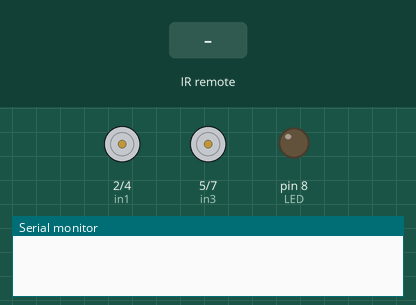
Simulated run of this sketch. Board: Arduino Uno, built with avr-gcc and run on an emulated ATmega328P. On the bench: motor-driver pin pairs drawn as motors (green arrow = first pin HIGH = forward, orange = second pin HIGH = backward, longer = more drive, scaled by the enable pin), output pins drawn as LEDs (lit = HIGH), the last lines printed to the serial monitor. The test bench sets the inputs (shaded band).

Above: at 1.2 s.
1.3 s: infrared code 0xF7906F received
At 2.2 s:
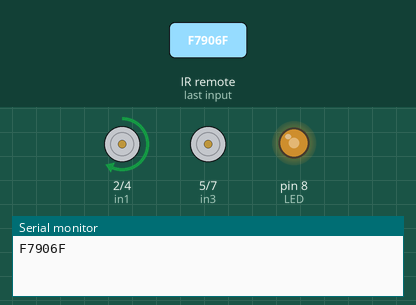
2.8 s: infrared code 0xF7A857 received
At 4.0 s:
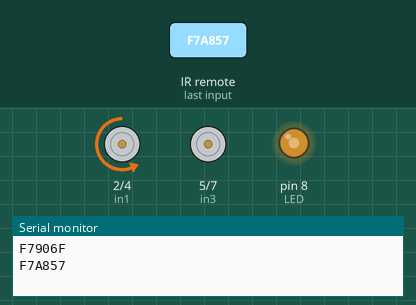
4.3 s: infrared code 0xF730CF received
At 5.5 s:
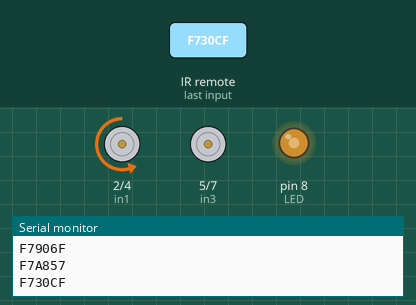
5.8 s: infrared code 0xF7B04F received
At 6.4 s:
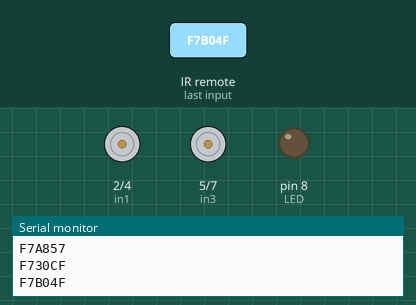
7.3 s: infrared code 0xF7708F received
At 8.0 s:
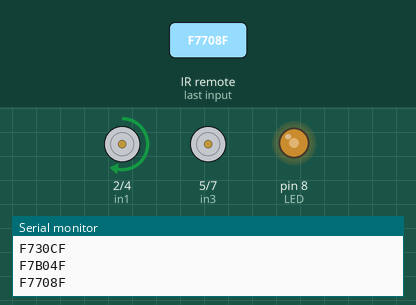
8.8 s: infrared code 0xF7906F received
At 9.8 s:
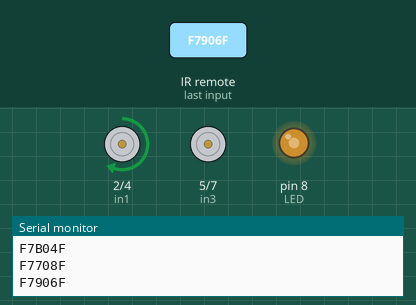
Timing chart, 0 to 11.3 s (numbered marks = the images above; inputs shaded):
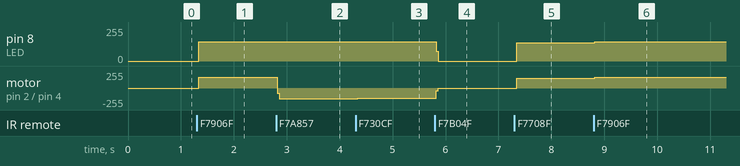

The sketch:

car_arduino_ir_controlled.ino
```cpp
#include<IRremote.h>

int recv_pin = 9;
IRrecv irrecv(recv_pin);
decode_results results;


int enA = 3;
int enB = 6;
int in1 = 2;
int in2 = 4;
int in3 = 5;
int in4 = 7;

int LED = 8;

int state1 = 1;
int state2 = 1;

void setup() {
  // put your setup code here, to run once:
  Serial.begin(9600);
  irrecv.enableIRIn();
  pinMode(enA, OUTPUT);
  pinMode(enB, OUTPUT);
  pinMode(in1, OUTPUT);
  pinMode(in2, OUTPUT);
  pinMode(in3, OUTPUT);
  pinMode(in4, OUTPUT);
  pinMode(LED, OUTPUT);

}

void loop() {
  // put your main code here, to run repeatedly:
  if(irrecv.decode(&results)) {
    Serial.println(results.value, HEX);
    irrecv.resume();
  }

  digitalWrite(LED, LOW);
  digitalWrite(in1, LOW); // stop for 5 s
  digitalWrite(in2, LOW);
  digitalWrite(in3, LOW);
  digitalWrite(in4, LOW);
  digitalWrite(enA, 0);
  digitalWrite(enA, 0);
  if (results.value == 0xF7906F){
    // forward
  digitalWrite(in1, HIGH);
  digitalWrite(in2, LOW);
  digitalWrite(in3, LOW);
  digitalWrite(in4, HIGH);
  digitalWrite(enA, 50);
  digitalWrite(enA, 50);
  digitalWrite(LED, HIGH);
  }

  if (results.value == 0xF7A857){
    // backward
  digitalWrite(in1, LOW);
  digitalWrite(in2, HIGH);
  digitalWrite(in3, HIGH);
  digitalWrite(in4, LOW);
  digitalWrite(enA, 50);
  digitalWrite(enA, 50);
  digitalWrite(LED, HIGH);
  }

    if (results.value == 0xF7B04F){
    // stop
  digitalWrite(in1, LOW); // stop for 5 s
  digitalWrite(in2, LOW);
  digitalWrite(in3, LOW);
  digitalWrite(in4, LOW);
  digitalWrite(enA, 0);
  digitalWrite(enA, 0);
  digitalWrite(LED, LOW);
  }

  if (results.value == 0xF730CF){
    // left
  digitalWrite(in1, LOW);
  digitalWrite(in2, HIGH);
  digitalWrite(in3, LOW);
  digitalWrite(in4, HIGH);
  digitalWrite(enA, 50);
  digitalWrite(enA, 50);
  digitalWrite(LED, HIGH);
  }

  if (results.value == 0xF7708F){
    // right
  digitalWrite(in1, HIGH);
  digitalWrite(in2, LOW);
  digitalWrite(in3, HIGH);
  digitalWrite(in4, LOW);
  digitalWrite(enA, 50);
  digitalWrite(enA, 50);
  digitalWrite(LED, HIGH);
  }

}
```

Measured:
- after the input at 1.3 s, pin 8 (LED): 0/255 → 145/255 at once; motor on pin 2 (in1) / pin 4 (in2): stopped → forward 161/255 at once
- after the input at 2.8 s, motor on pin 2 (in1) / pin 4 (in2): forward 161/255 → backward 161/255 at once
- after the input at 4.3 s, motor on pin 2 (in1) / pin 4 (in2): backward 161/255 → backward 156/255 at once
- after the input at 5.8 s, pin 8 (LED): 145/255 → 0/255 at once; motor on pin 2 (in1) / pin 4 (in2): backward 156/255 → stopped at once
- after the input at 7.3 s, pin 8 (LED): 0/255 → 138/255 at once; motor on pin 2 (in1) / pin 4 (in2): stopped → forward 149/255 at once
- after the input at 8.8 s, pin 8 (LED): 138/255 → 144/255 at once; motor on pin 2 (in1) / pin 4 (in2): forward 149/255 → forward 158/255 at once
